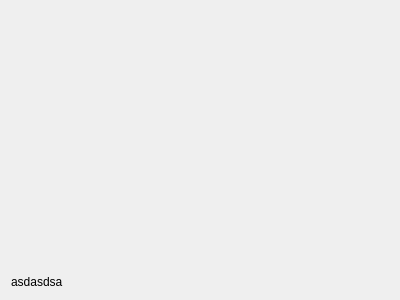
<?xml version="1.0" encoding="UTF-8"?>
<ui version="4.0">
 <class>Alumno</class>
 <widget class="QWidget" name="Alumno">
  <property name="geometry">
   <rect>
    <x>0</x>
    <y>0</y>
    <width>400</width>
    <height>300</height>
   </rect>
  </property>
  <property name="windowTitle">
   <string>Form</string>
  </property>
  <layout class="QGridLayout" name="gridLayout">
   <item row="0" column="0">
    <widget class="QLabel" name="lGif">
     <property name="sizePolicy">
      <sizepolicy hsizetype="Preferred" vsizetype="Expanding">
       <horstretch>0</horstretch>
       <verstretch>0</verstretch>
      </sizepolicy>
     </property>
     <property name="text">
      <string/>
     </property>
    </widget>
   </item>
   <item row="1" column="0">
    <widget class="QLabel" name="label">
     <property name="text">
      <string>asdasdsa</string>
     </property>
    </widget>
   </item>
  </layout>
 </widget>
 <resources/>
 <connections/>
</ui>
